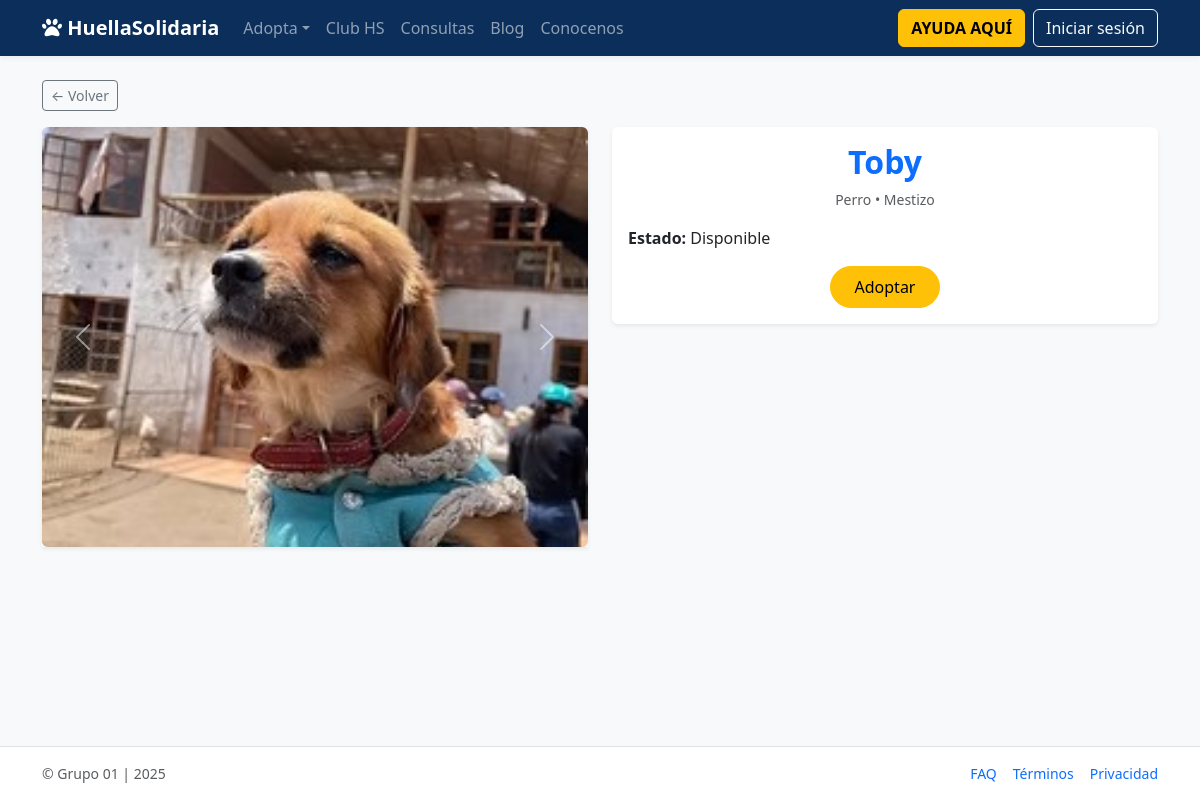
The page /adopta/1/ on the database its author committed.
### apps/adopciones/models.py (models this page shows, shortened)
class MascotaImagen(models.Model):
    mascota = models.ForeignKey(Mascota, on_delete=models.CASCADE, related_name="imagenes")
    imagen_url = models.ImageField(upload_to="mascotas/")
    activo = models.BooleanField(default=True)
    creado_en = models.DateTimeField(auto_now_add=True)
    actualizado_en = models.DateTimeField(auto_now=True)

class Mascota(models.Model):
    nombre = models.CharField(max_length=120)
    tipo = models.ForeignKey(TipoMascota, on_delete=models.PROTECT)
    raza = models.ForeignKey(Raza, null=True, blank=True, on_delete=models.SET_NULL)
    edad_aprox = models.CharField(max_length=50, blank=True)
    tamano = models.CharField(max_length=50, blank=True)
    descripcion = models.TextField(blank=True)
    foto_url = models.ImageField(upload_to="mascotas/", blank=True, null=True)
    estado = models.ForeignKey(EstadoMascota, on_delete=models.PROTECT)
    activo = models.BooleanField(default=True)
    creado_en = models.DateTimeField(auto_now_add=True)
    actualizado_en = models.DateTimeField(auto_now=True)
    objects = ActivoQuerySet.as_manager()

class TipoMascota(models.Model):
    nombre = models.CharField(max_length=30, unique=True)
    activo = models.BooleanField(default=True)
    creado_en = models.DateTimeField(auto_now_add=True)
    actualizado_en = models.DateTimeField(auto_now=True)
    objects = ActivoQuerySet.as_manager()

class Raza(models.Model):
    tipo = models.ForeignKey(TipoMascota, on_delete=models.CASCADE, related_name="razas")
    nombre = models.CharField(max_length=60)
    activo = models.BooleanField(default=True)
    creado_en = models.DateTimeField(auto_now_add=True)
    actualizado_en = models.DateTimeField(auto_now=True)
    objects = ActivoQuerySet.as_manager()
    class Meta: unique_together = ("tipo","nombre")

class EstadoMascota(models.Model):
    nombre = models.CharField(max_length=30, unique=True)
    activo = models.BooleanField(default=True)
    creado_en = models.DateTimeField(auto_now_add=True)
    actualizado_en = models.DateTimeField(auto_now=True)
    objects = ActivoQuerySet.as_manager()

### apps/adopciones/views.py (the view)
# urls.py: path("<int:pk>/", views.detalle, name="adopta_detalle"),
def detalle(request, pk):
    mascota = get_object_or_404(Mascota, pk=pk, activo=True)
    return render(request, "adopciones/detalle.html", {"mascota": mascota})

### templates/adopciones/detalle.html (shortened to what this page needs)
{% extends "layout/base.html" %}
{% block content %}
<a href="{% url 'adopta_listado' %}" class="btn btn-outline-secondary btn-sm mb-3">← Volver</a>
<div class="row g-4 align-items-start">
  <div class="col-12 col-lg-6">
    {% if mascota.imagenes.all %}
    <div id="carouselMascota" class="carousel slide shadow-sm" data-bs-ride="carousel">
      <div class="carousel-inner rounded overflow-hidden">
        {% for foto in mascota.imagenes.all %}
        <div class="carousel-item {% if forloop.first %}active{% endif %}">
          <img src="{{ foto.imagen_url.url }}"
               class="d-block w-100"
               alt="Imagen de {{ mascota.nombre }}"
               style="object-fit:cover; height:420px;">
        </div>
        {% endfor %}
      </div>
      <button class="carousel-control-prev" type="button" data-bs-target="#carouselMascota" data-bs-slide="prev">
        <span class="carousel-control-prev-icon"></span>
      </button>
      <button class="carousel-control-next" type="button" data-bs-target="#carouselMascota" data-bs-slide="next">
        <span class="carousel-control-next-icon"></span>
      </button>
    </div>
    {% else %}
      <div class="card p-4 text-center shadow-sm h-100 d-flex align-items-center justify-content-center">
        <p class="text-muted mb-0">Sin imágenes adicionales</p>
      </div>
    {% endif %}
  </div>
  <div class="col-12 col-lg-6">
    <div class="card border-0 shadow-sm h-100">
      <div class="card-body">
        <h2 class="fw-bold mb-2 text-primary text-center">{{ mascota.nombre }}</h2>
        <div class="text-center small text-muted mb-3">
          {{ mascota.tipo.nombre }}{% if mascota.raza %} • {{ mascota.raza.nombre }}{% endif %}
        </div>
        <div class="row text-start g-2 mb-3">
          {% if mascota.estado %}
          <div class="col-6"><strong>Estado:</strong> {{ mascota.estado.nombre }}</div>
          {% endif %}
        </div>
        <div class="text-center mt-3">
          {% if mascota.estado and mascota.estado.nombre|lower != 'disponible' %}
            <button class="btn btn-secondary rounded-pill px-4 py-2" disabled>No disponible</button>
          {% else %}
            <a href="{% url 'adopta_postular' mascota.pk %}" class="btn btn-warning rounded-pill px-4 py-2">Adoptar</a>
          {% endif %}
        </div>
      </div>
    </div>
  </div>
</div>
{% endblock %}

### static/css/site.css (style rules this page uses)
:root { --azul: #0b2e5a; --amarillo: #ffcc33; }
body { background-color: #f7f9fb; }
h2 { color: #0b2e5a; font-weight: 700; }

### templates/layout/base.html (style rules this page uses)
html, body { height: 100%; }

### rows shown on the page
MascotaImagen: imagen_url (picture)
Mascota: nombre "Toby", tipo.nombre "Perro", raza.nombre "Mestizo", estado.nombre "Disponible"
